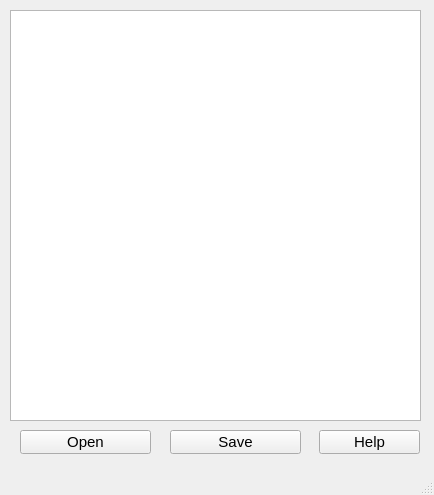
<?xml version="1.0" encoding="UTF-8"?>
<ui version="4.0">
 <class>MainWindow</class>
 <widget class="QMainWindow" name="MainWindow">
  <property name="geometry">
   <rect>
    <x>0</x>
    <y>0</y>
    <width>434</width>
    <height>495</height>
   </rect>
  </property>
  <property name="windowTitle">
   <string>MainWindow</string>
  </property>
  <widget class="QWidget" name="centralwidget">
   <widget class="QTextEdit" name="textEditor">
    <property name="geometry">
     <rect>
      <x>10</x>
      <y>10</y>
      <width>411</width>
      <height>411</height>
     </rect>
    </property>
   </widget>
   <widget class="QPushButton" name="openFile">
    <property name="geometry">
     <rect>
      <x>20</x>
      <y>430</y>
      <width>131</width>
      <height>24</height>
     </rect>
    </property>
    <property name="font">
     <font>
      <pointsize>11</pointsize>
     </font>
    </property>
    <property name="text">
     <string>Open</string>
    </property>
   </widget>
   <widget class="QPushButton" name="saveFile">
    <property name="geometry">
     <rect>
      <x>170</x>
      <y>430</y>
      <width>131</width>
      <height>24</height>
     </rect>
    </property>
    <property name="font">
     <font>
      <pointsize>11</pointsize>
     </font>
    </property>
    <property name="text">
     <string>Save</string>
    </property>
   </widget>
   <widget class="QPushButton" name="helpButton">
    <property name="geometry">
     <rect>
      <x>319</x>
      <y>430</y>
      <width>101</width>
      <height>24</height>
     </rect>
    </property>
    <property name="font">
     <font>
      <pointsize>11</pointsize>
     </font>
    </property>
    <property name="text">
     <string>Help</string>
    </property>
   </widget>
  </widget>
  <widget class="QMenuBar" name="menubar">
   <property name="geometry">
    <rect>
     <x>0</x>
     <y>0</y>
     <width>434</width>
     <height>21</height>
    </rect>
   </property>
  </widget>
  <widget class="QStatusBar" name="statusbar"/>
 </widget>
 <resources/>
 <connections/>
</ui>
